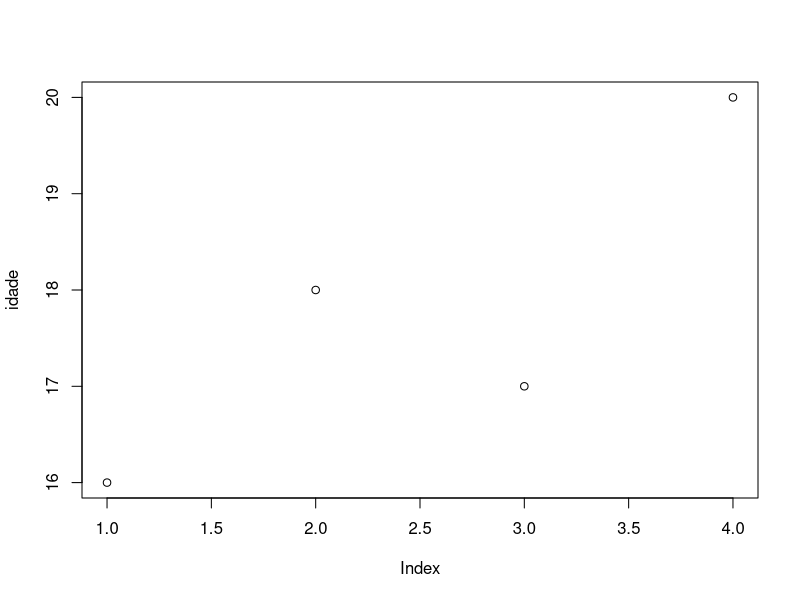
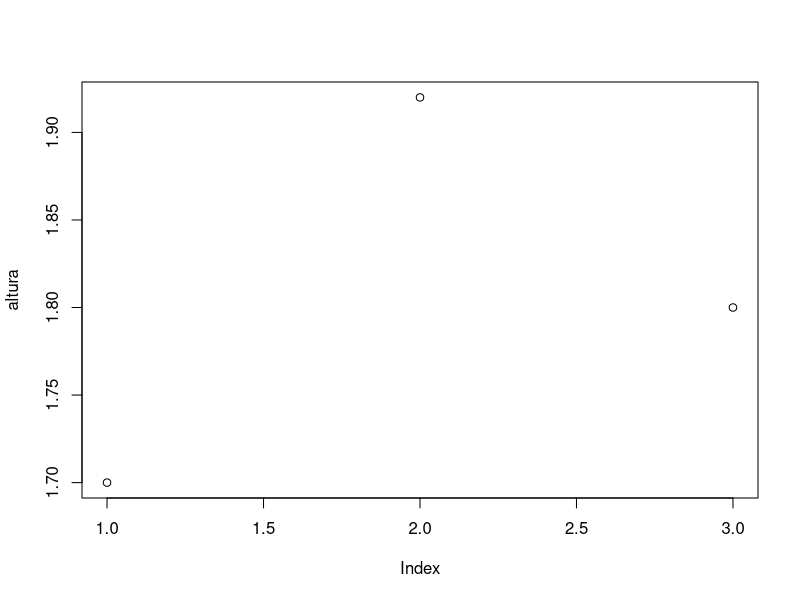
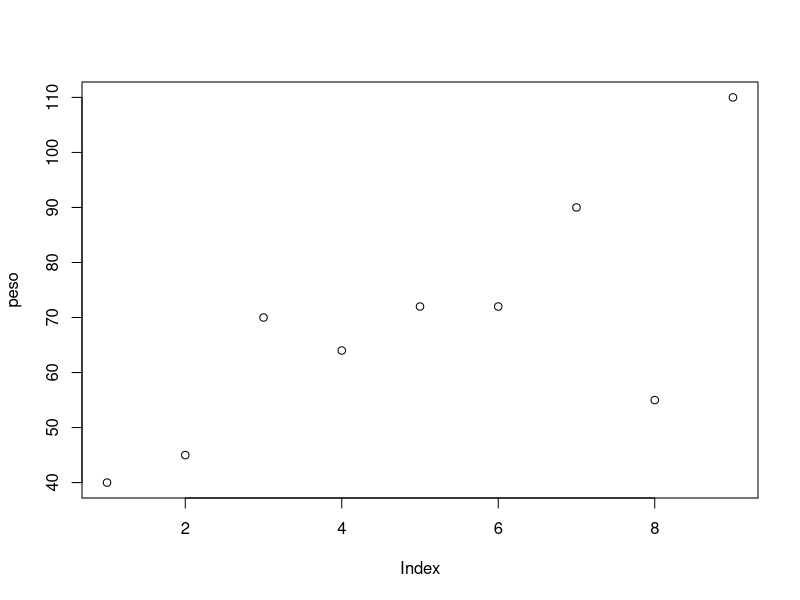

Reproduce these figures in R, in order.
idade<-c(16,18,17,20)
idade
altura=c(1.70,1.92,1.80)
mean(idade)
mean(altura)
sd(idade)
sd(altura)
median(idade)
median(altura)
plot(idade)
plot(altura)
peso = c(40,45,70,64,72,72,90,55,110)
mean(peso)
median(peso)
sd(peso)
plot(peso)
